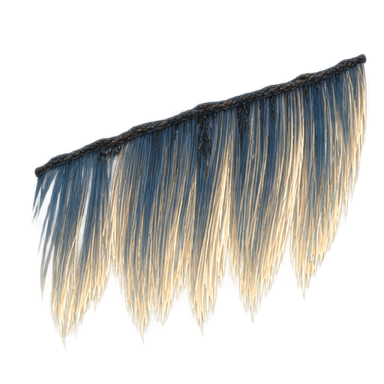
#> input picture assets/source/baleen-keyart-v2/frames/0000.png, 384 x 384 px, given in place of keyposes-generated.png, which was not available
$ python baleen_keyart_v2.py prepare
#> lines starting #> are read from the running program, lines starting #| are printed output that depends on the picture; pictures that were not available may be replaced by others from this repository, and a replacement may not be noted
"""Six painted keys -> motion guide -> real local Wan2.2 refinement.

The key art, flow-guided timing scaffold and model output remain distinct.
"""
from pathlib import Path
import argparse, json, time, shutil, urllib.request, urllib.error, subprocess
import cv2
import numpy as np
from PIL import Image, ImageDraw
import imageio_ffmpeg

ROOT = Path(__file__).resolve().parents[1]
OUT = ROOT/'assets/source/baleen-keyart-v2'
COMFY = ROOT/'work/wan22-production/ComfyUI'
API = 'http://127.0.0.1:8188'

def write(path, value):
    path.parent.mkdir(parents=True, exist_ok=True)
    path.write_text(json.dumps(value, ensure_ascii=False, indent=2)+'\n', encoding='utf-8')

def request(path, data=None):
    req=urllib.request.Request(API+path, None if data is None else json.dumps(data).encode(), {'Content-Type':'application/json'})
    try:
        with urllib.request.urlopen(req, timeout=45) as f: return json.load(f)
    except urllib.error.HTTPError as e: raise RuntimeError(e.read().decode())

def movie(folder, path, fps):
    subprocess.run([imageio_ffmpeg.get_ffmpeg_exe(),'-y','-loglevel','error','-framerate',str(fps),'-i',str(folder/'%04d.png'),'-c:v','libx264','-crf','15','-pix_fmt','yuv420p','-movflags','+faststart',str(path)],check=True)

def prepare():
    for name in ['keyposes','guide','guide-alpha','workflows','metadata','raw','frames','review','krita','videos']:
        (OUT/name).mkdir(exist_ok=True)
    sheet=Image.open(OUT/'keyposes-generated.png').convert('RGBA')
#> sheet is the input picture: PIL image 384x384 RGBA; mean R, G, B, A 60.7, 59.4, 55.1, 96
    keys=[]
    yy,xx=np.mgrid[:384,:384].astype(np.float32)
    # Shared original root is pinned across the independent key paintings.
    line=184.5-0.345*xx
    root_weight=np.clip((line+24-yy)/15,0,1)[...,None]
    for i in range(6):
        im=sheet.crop((i%3*512,i//3*512,(i%3+1)*512,(i//3+1)*512))
        im.save(OUT/'keyposes'/f'paint-{i:02d}.png')
        a=np.asarray(im.resize((384,384),Image.Resampling.LANCZOS)).astype(np.float32)/255
        a[a[:,:,3]<0.012]=0
        a[:,:,:3]*=a[:,:,3:4]
        if keys:a=keys[0]*root_weight+a*(1-root_weight)
        keys.append(a)
#> this loop made 6 passes
#> pass 1, in prepare, `im=sheet.crop((i%3*512,i//3*512,(i%3+1)*512,(i//3+1)*512))`:
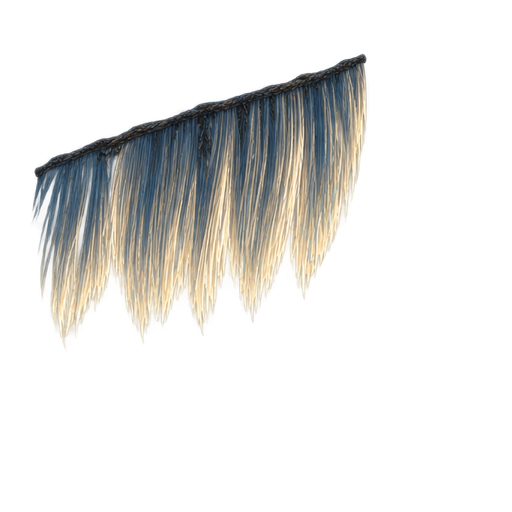
#> im: PIL image 512x512 RGBA; mean R, G, B, A 34.1, 33.4, 31, 54; transparent parts drawn white
#> after the loop:
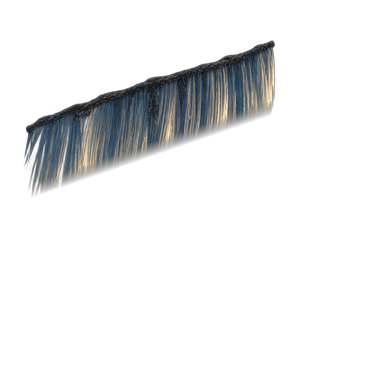
#> a: shape (384, 384, 4) float32; mean R, G, B, A 0.0376, 0.0405, 0.0422, 0.108; transparent parts drawn white
#> after the loop, keys = 6 items
    bg=np.array([0,0.60,0.18],np.float32)
#> bg = [0, 0.6, 0.18]
    rgb=[np.uint8(np.clip((a[:,:,:3]+bg*(1-a[:,:,3:4]))*255,0,255)) for a in keys]
#> rgb = 6 items
    flow=cv2.DISOpticalFlow_create(cv2.DISOPTICAL_FLOW_PRESET_MEDIUM)
    phases=[]
    for k in range(6):
        other=(k+1)%6
        ga=cv2.cvtColor(rgb[k],cv2.COLOR_RGB2GRAY);gb=cv2.cvtColor(rgb[other],cv2.COLOR_RGB2GRAY)
        ab=flow.calc(ga,gb,None);ba=flow.calc(gb,ga,None)
        # Restrict only root motion, not the whole animation with a sine envelope.
        ab*=1-root_weight;ba*=1-root_weight
        np.savez_compressed(OUT/'metadata'/f'key-transition-{k}.npz',forward=ab,backward=ba)
        for j in range(12):
            t=j/12
            a=cv2.remap(keys[k],xx-ab[:,:,0]*t,yy-ab[:,:,1]*t,cv2.INTER_LINEAR,borderMode=cv2.BORDER_CONSTANT)
            b=cv2.remap(keys[other],xx-ba[:,:,0]*(1-t),yy-ba[:,:,1]*(1-t),cv2.INTER_LINEAR,borderMode=cv2.BORDER_CONSTANT)
            p=a*(1-t)+b*t
            p=p*(1-root_weight)+keys[0]*root_weight
            phases.append(p)
#> this loop made 6 passes
#> pass 1, in prepare, `ga = cv2.cvtColor(rgb[k], cv2.COLOR_RGB2GRAY)`:
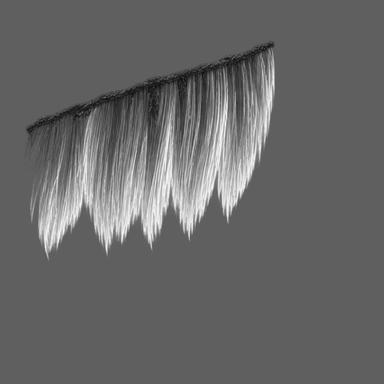
#> ga: shape (384, 384); min 11, max 252, mean 103.5
#> pass 1, in prepare, `gb = cv2.cvtColor(rgb[other], cv2.COLOR_RGB2GRAY)`:
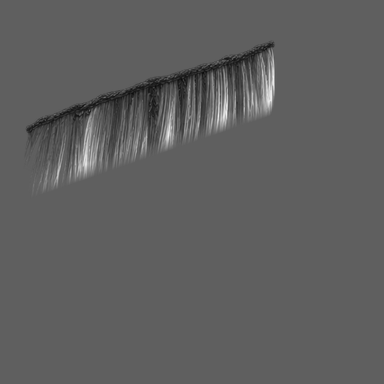
#> gb: shape (384, 384); min 11, max 243, mean 94.8
#> after the loop:
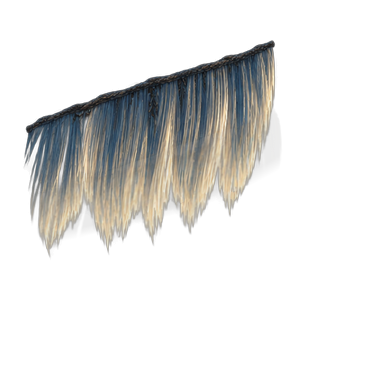
#> p: shape (384, 384, 4) float32; mean of channels 0, 1, 2, 3 0.107, 0.105, 0.0991, 0.204; transparent parts drawn white
#> after the loop, phases = 72 items
    phases.append(keys[0])
    for i,p in enumerate(phases):
        rgba=np.dstack([np.divide(p[:,:,:3],p[:,:,3:4],out=np.zeros_like(p[:,:,:3]),where=p[:,:,3:4]>0.001),p[:,:,3]])
        Image.fromarray(np.uint8(np.clip(rgba*255,0,255))).save(OUT/'guide-alpha'/f'{i:04d}.png')
        Image.fromarray(np.uint8(np.clip((p[:,:,:3]+bg*(1-p[:,:,3:4]))*255,0,255))).save(OUT/'guide'/f'{i:04d}.png')
#> this loop made 73 passes
#> pass 1, in prepare, `Image.fromarray(np.uint8(np.clip(rgba*255,0,255))).save(OUT/'guide-alp..`:
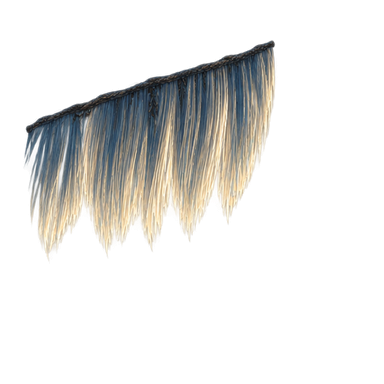
#> saved as 0000.png: PIL image 384x384 RGBA; mean R, G, B, A 33.6, 32.9, 30.5, 54; transparent parts drawn white
#> pass 1, in prepare, `Image.fromarray(np.uint8(np.clip((p[:,:,:3]+bg*(1-p[:,:,3:4]))*255,0,2..`:
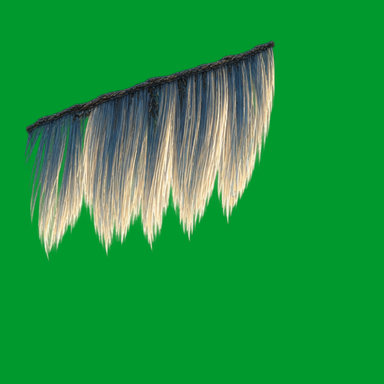
#> saved as 0000.png: PIL image 384x384 RGB; mean R, G, B 29.2, 149.3, 62.2
    movie(OUT/'guide',OUT/'videos/keyart-guide.mp4',24)
    shutil.copy2(OUT/'videos/keyart-guide.mp4',COMFY/'input/baleen_keyart_v2_guide.mp4')
    write(OUT/'metadata/environment.json',request('/system_stats'))
    write(OUT/'progress.json',{'stage':'keyart_guide_ready','key_art_count':6,'guide_frames':73,'guide_fps':24,'output_fps':12,'scope':'independent baleen asset, no main game replacement','pending':['Wan refinement','alpha and root verification','Krita master','motion review']})

# [45 lines left out: function run, not called in this run]

def repair():run(True)

if __name__=='__main__':
    parser=argparse.ArgumentParser();parser.add_argument('action',choices=['prepare','run','repair']);a=parser.parse_args()
#> (the run stopped early here; a loop or call above may not have finished)

$ run again, on assets/source/baleen-keyart-v2/guide/0007.png
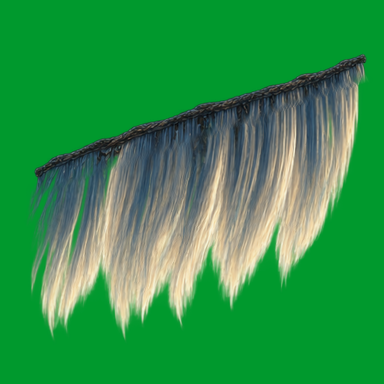
#> input picture assets/source/baleen-keyart-v2/guide/0007.png, 384 x 384 px, given in place of keyposes-generated.png, which was not available
#> after the loop in prepare, `for i in range(6):`: keys = 6 items
#> bg = [0, 0.6, 0.18]
#> rgb = 6 items
#> after the loop in prepare, `for k in range(6):`:
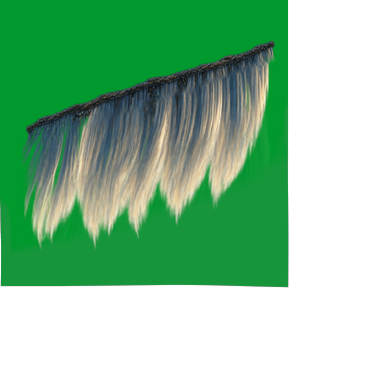
#> p: shape (384, 384, 4) float32; mean of channels 0, 1, 2, 3 0.0992, 0.311, 0.155, 0.545; transparent parts drawn white
#> after the loop in prepare, `for k in range(6):`: phases = 72 items
#> the loop in prepare, `for i,p in enumerate(phases):` made 73 passes
#> pass 1, in prepare, `Image.fromarray(np.uint8(np.clip((p[:,:,:3]+bg*(1-p[:,:,3:4]))*255,0,2..`:
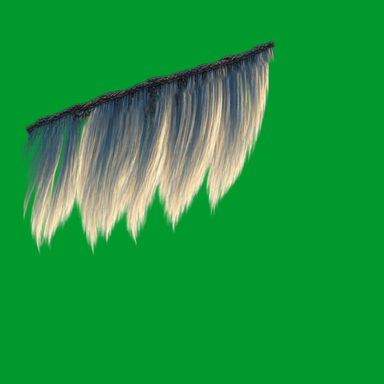
#> saved as 0000.png: PIL image 384x384 RGB; mean R, G, B 27.2, 149.6, 61

$ run again, on assets/source/baleen-keyart-v2/guide/0011.png
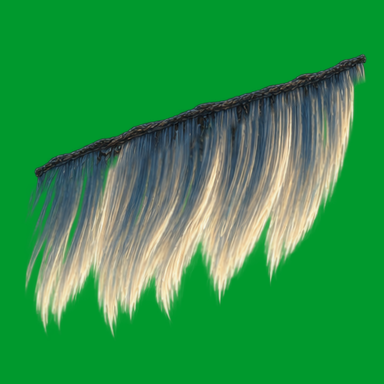
#> input picture assets/source/baleen-keyart-v2/guide/0011.png, 384 x 384 px, given in place of keyposes-generated.png, which was not available
#> after the loop in prepare, `for i in range(6):`: keys = 6 items
#> bg = [0, 0.6, 0.18]
#> rgb = 6 items
#> after the loop in prepare, `for k in range(6):`:
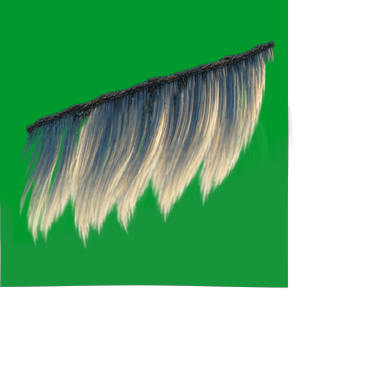
#> p: shape (384, 384, 4) float32; mean of channels 0, 1, 2, 3 0.0949, 0.312, 0.152, 0.545; transparent parts drawn white
#> after the loop in prepare, `for k in range(6):`: phases = 72 items
#> the loop in prepare, `for i,p in enumerate(phases):` made 73 passes
#> pass 1, in prepare, `Image.fromarray(np.uint8(np.clip((p[:,:,:3]+bg*(1-p[:,:,3:4]))*255,0,2..`:
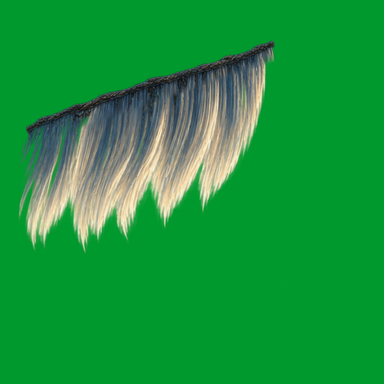
#> saved as 0000.png: PIL image 384x384 RGB; mean R, G, B 25.8, 149.8, 60.2
